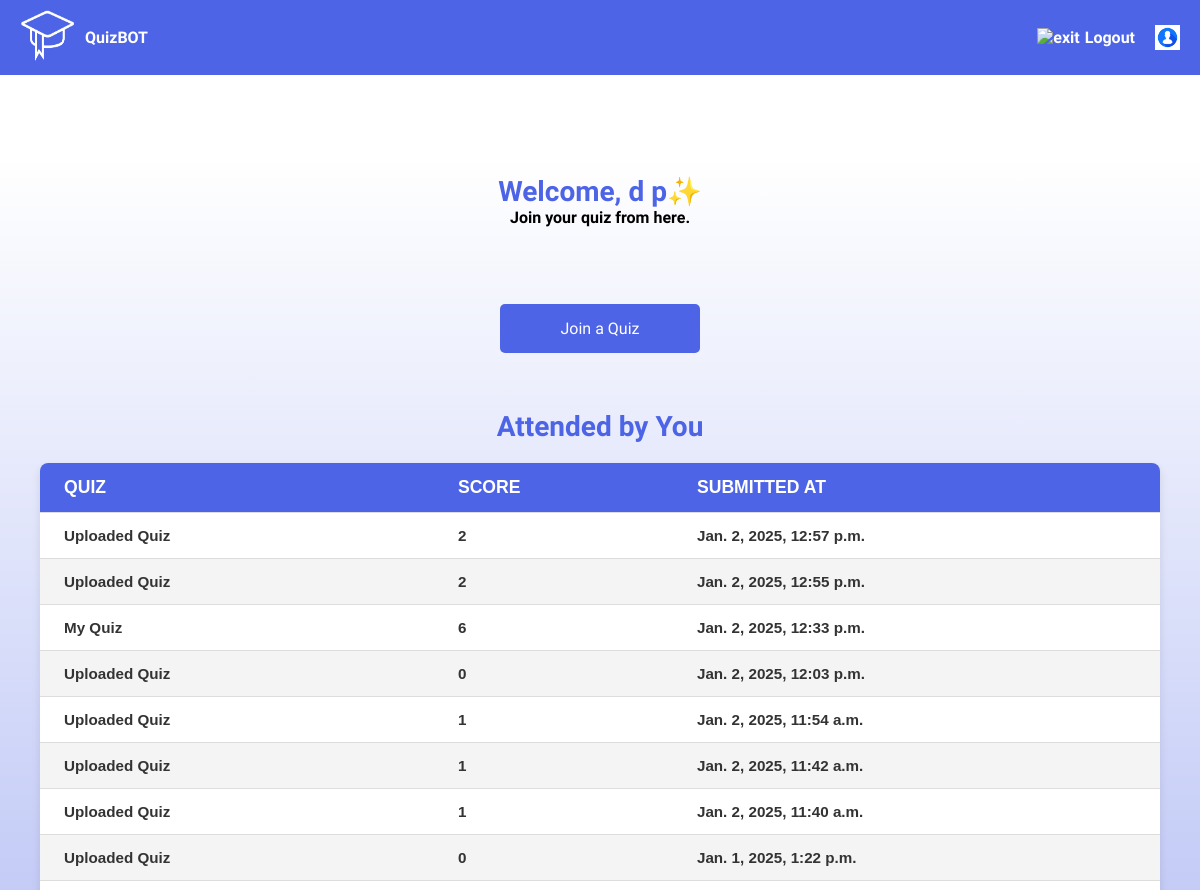
The app's page /student/home/ (signed in, upper part), older data.
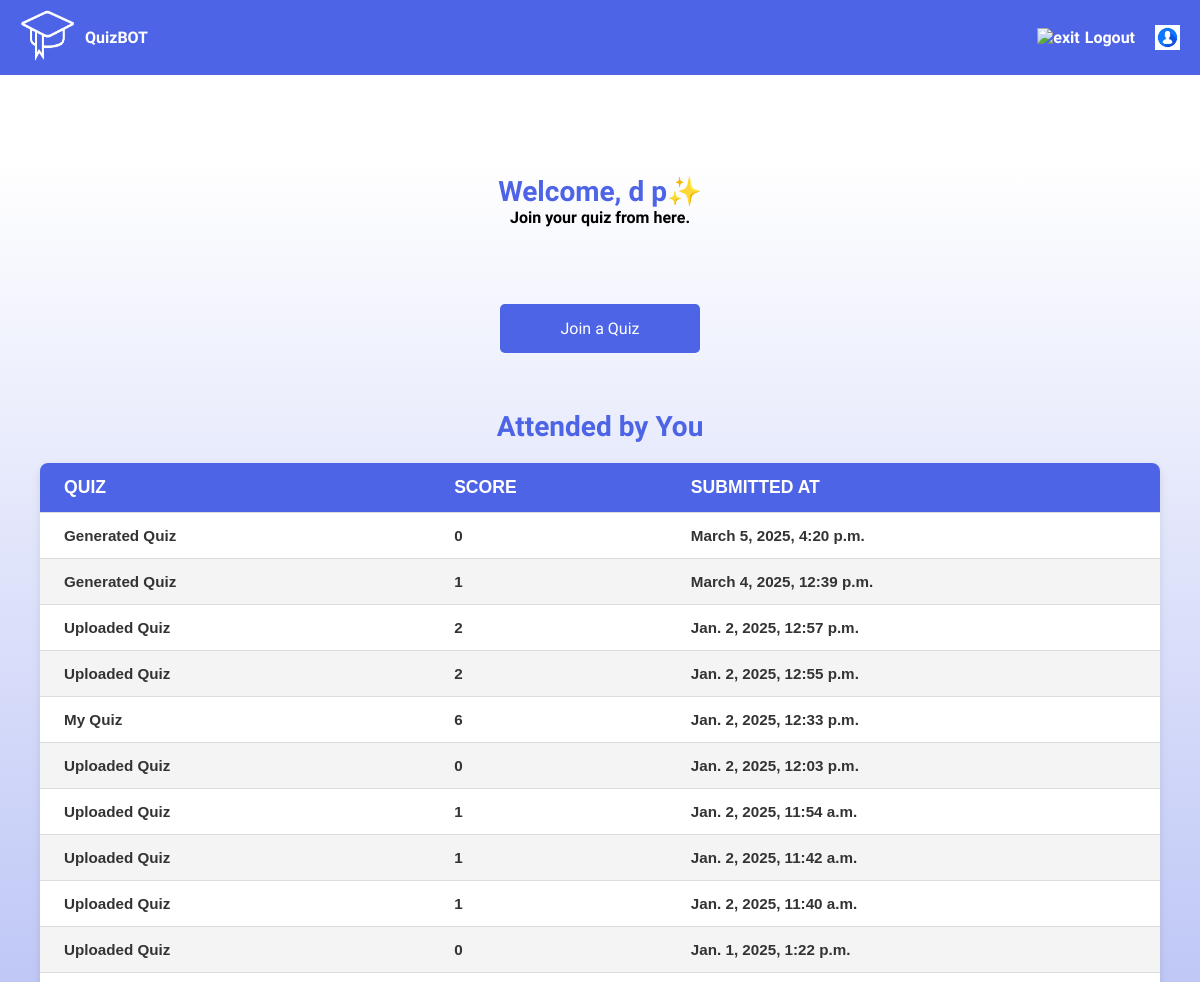
The same page, newer data.
### q/models.py (models this page shows, shortened)
class QuizResult(models.Model):
    quiz = models.ForeignKey(Quiz, related_name='results', on_delete=models.CASCADE)
    user = models.ForeignKey(User, on_delete=models.CASCADE)
    score = models.IntegerField()
    total_points = models.IntegerField(default=0)
    percentage = models.DecimalField(max_digits=5, decimal_places=2, default=0)
    submitted_at = models.DateTimeField(auto_now_add=True)
    class Meta:
        ordering = ['-submitted_at']  # Most recent results first

class Quiz(models.Model):
    title = models.CharField(max_length=255)
    pdf = models.FileField(upload_to='pdfs/', null=True, blank=True)
    code = models.IntegerField(unique=True, editable=False, null=True, blank=True)
    host = models.ForeignKey(User, on_delete=models.CASCADE)
    created_at = models.DateTimeField(auto_now_add=True)
    show_results_to_student = models.BooleanField(default=True)  # Show results or not
    duration = models.IntegerField(default=2)  # Duration in minutes
    is_active = models.BooleanField(default=True)  # Whether the quiz is active or not
    def __str__(self):
        return self.title

### login/views.py (the view)
# urls.py: path('student/home/', home_std , name='student_home'),
@login_required
def home_std(request):
    user = request.user
    if request.user.is_authenticated:
        if user.is_teacher:
            return redirect('teacher_home')
    result = QuizResult.objects.filter(user=user)
    return render(request, 'dashboard_std.html', {'results': result})

### login/templates/dashboard_std.html (shortened to what this page needs)
<!DOCTYPE html>
<html lang="en">
    {% load static %}
<head>
    <link rel="stylesheet" href="{% static 'css/dashboard_stu.css' %}" />
</head>
<body>
    <B>
    <div class="top-navigation">
        <div class="logo">
            <img width="55" height="55" src="{% static 'images/hlgo.png' %}" alt="test-passed"/>
            <span class="title-main">QuizBOT</span>
        </div>
        <div class="nav-links">
            <a href="{% url 'logout' %}">
                <span class="icon">
                    <img width="25" height="25" src="https://img.icons8.com/forma-regular/50/1A1A1A/exit.png" alt="exit"/>
                </span>
                <span class="title">Logout</span>
            </a>
            <a href="{% url 'profile_view' %}">
                {% if user.profile_picture %}
                    <img width="25" height="25" src="{{ user.profile_picture.url }}" alt="Profile Image">
                {% else %}
                    <img width="25" height="25" src="{% static 'images/prfpic.png' %}" alt="Default Profile Image">
                {% endif %}
            </a>
        </div>
    </div>
    <div class="main">
        <section class="content">
            <div class="welcome-message">
                <h1>Welcome, {{ user.first_name }} {{ user.last_name }}&#10024;</h1>
                <p>Join your quiz from here.</p>
            </div>
            <br><br><br>
            <div class="cta-buttons">
                <button onclick="joinQuiz()">Join a Quiz</button>
            </div>
            <br><br><br>
            <div class="welcome-message">
                 <h1>Attended by You</h1>
            </div>
            <div class="quiz-history">
                <table class="user-results" align="center">
                    <thead>
                        <tr>
                            <th>Quiz</th>
                            <th>Score</th>
                            <th>Submitted At</th>
                        </tr>
                    </thead>
                    <tbody>
                        {% for result in results %}
                            <tr>
                                <td>{{ result.quiz }}</td>
                                <td>{{ result.score }}</td>
                                <td>{{ result.submitted_at }}</td>
                            </tr>
                        {% empty %}
                            <tr>
                                <td colspan="3">You haven't created any quizzes yet.</td>
                            </tr>
                        {% endfor %}
                    </tbody>
                </table>
            </div>
        </section>
    </div>
</body>
</html>

Row changes from the older to the newer data that the page shows:
added QuizResult: quiz "Generated Quiz", score "0", submitted_at "March 5, 2025, 4:20 p.m."
added QuizResult: quiz "Generated Quiz", score "1", submitted_at "March 4, 2025, 12:39 p.m."
